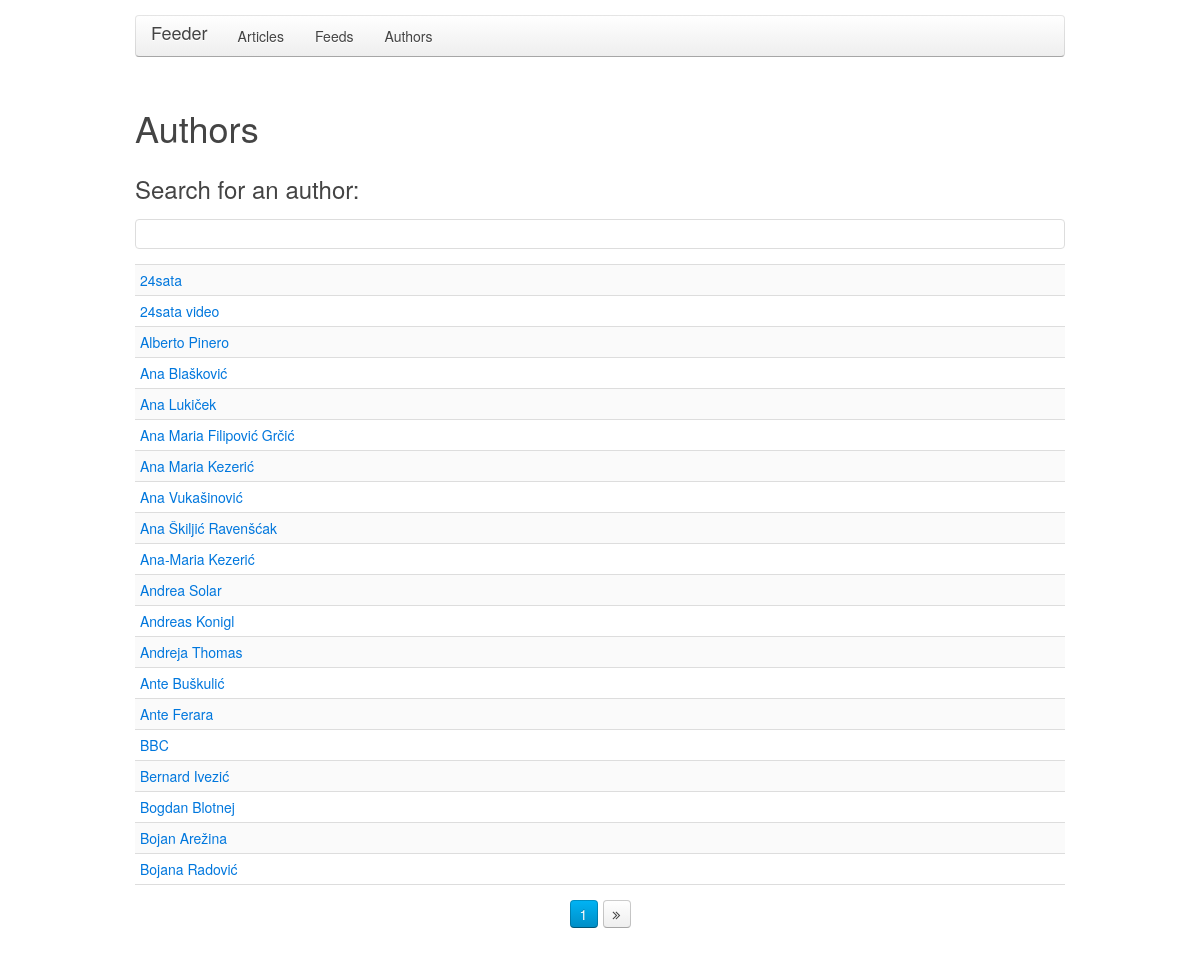
Screenshot of /authors/ with the database file from the repository.
### feeds/models.py (models this page shows, shortened)
class Author(models.Model):
    name = models.CharField(max_length=100)
    slug = models.SlugField(max_length=100)
    created = models.DateTimeField(auto_now_add=True)
    updated = models.DateTimeField(auto_now=True)
    class Meta:
        ordering = ['name']

### feeds/views.py (the view, shortened to what this page needs)
# urls.py: url(r'^authors/?$', views.AuthorsListView.as_view(), name='authors_list'),
class AuthorsListView(ListView):
    queryset = Author.objects.all().order_by('name')
    template_name = 'feeds/feed/authors_list.html'
    paginate_by = 20

### feeds/templates/feeds/feed/authors_list.html (shortened to what this page needs)
{% extends "feeds/base.html" %}
{% block content %}
  <div class="uk-width-1-1">
    <h1>Authors</h1>
    {% if object_list %}
      <h2 class="tm-article-subtitle">Search for an author:</h2>
      <div class="uk-container-center custom-autocomplete">
        <div class="uk-autocomplete uk-form" data-uk-autocomplete="{source:'/authors.json'}">
          <input class="custom-input" type="text">
        </div>
      </div>
      <ul class="uk-list uk-list-striped">
      {% for author in object_list %}
        <li><a href="{% url 'feeds:author_article_list' author.id author.slug %}">{{ author.name }}</a></li>
      {% endfor %}
      </ul>
      {% if is_paginated %}
        {% include "feeds/pagination.html" %}
      {% endif %}
    {% else %}
      <p>No authors found!</p>
    {% endif %}
  </div>
{% endblock %}

### feeds/templates/feeds/base.html (shortened to what this page needs)
{% load staticfiles %}
<!DOCTYPE html>
<html>
<head>
  <link href="{% static "css/uikit.gradient.min.css" %}" rel="stylesheet">
  <link href="{% static "css/custom.css" %}" rel="stylesheet">
</head>
<body>
  <div class="uk-container uk-container-center uk-margin-top uk-margin-large-bottom">
    {% include "feeds/navigation.html" %}
    <div class="uk-grid">
      {% block content %}
      {% endblock %}
    </div>
  </div>
</body>
</html>

### feeds/templates/feeds/navigation.html (shortened to what this page needs)
<nav class="uk-navbar uk-margin-large-bottom">
  <a class="uk-navbar-brand uk-hidden-small" href="/">Feeder</a>
  <ul class="uk-navbar-nav uk-hidden-small">
    <li><a href="/articles/">Articles</a></li>
    <li><a href="/feeds/">Feeds</a></li>
    <li><a href="/authors/">Authors</a></li>
  </ul>
</nav>

### feeds/templates/feeds/pagination.html (shortened to what this page needs)
<ul class="uk-pagination">
    <li class="uk-active"><span>{{ page_obj.number }}</span></li>
    {% if page_obj.has_next %}
      <li><a href="?page={{ page_obj.next_page_number }}"><i class="uk-icon-angle-double-right"></i></a></li>
    {% endif %}
</ul>

### feeds/static/css/custom.css (style rules this page uses)
.uk-autocomplete { position: relative; }
.custom-input { width: 100%; padding: 20px 10px; }

### rows the page displays
Author: name "24sata"
Author: name "24sata video"
Author: name "Alberto Pinero"
Author: name "Ana Blašković"
Author: name "Ana Lukiček"
Author: name "Ana Maria Filipović Grčić"
Author: name "Ana Maria Kezerić"
Author: name "Ana Vukašinović"
Author: name "Ana Škiljić Ravenšćak"
Author: name "Ana-Maria Kezerić"
Author: name "Andrea Solar"
Author: name "Andreas Konigl"
Author: name "Andreja Thomas"
Author: name "Ante Buškulić"
Author: name "Ante Ferara"
Author: name "BBC"
Author: name "Bernard Ivezić"
Author: name "Bogdan Blotnej"
Author: name "Bojan Arežina"
Author: name "Bojana Radović"

### other values shown
{{ page_obj.number }} "1"
